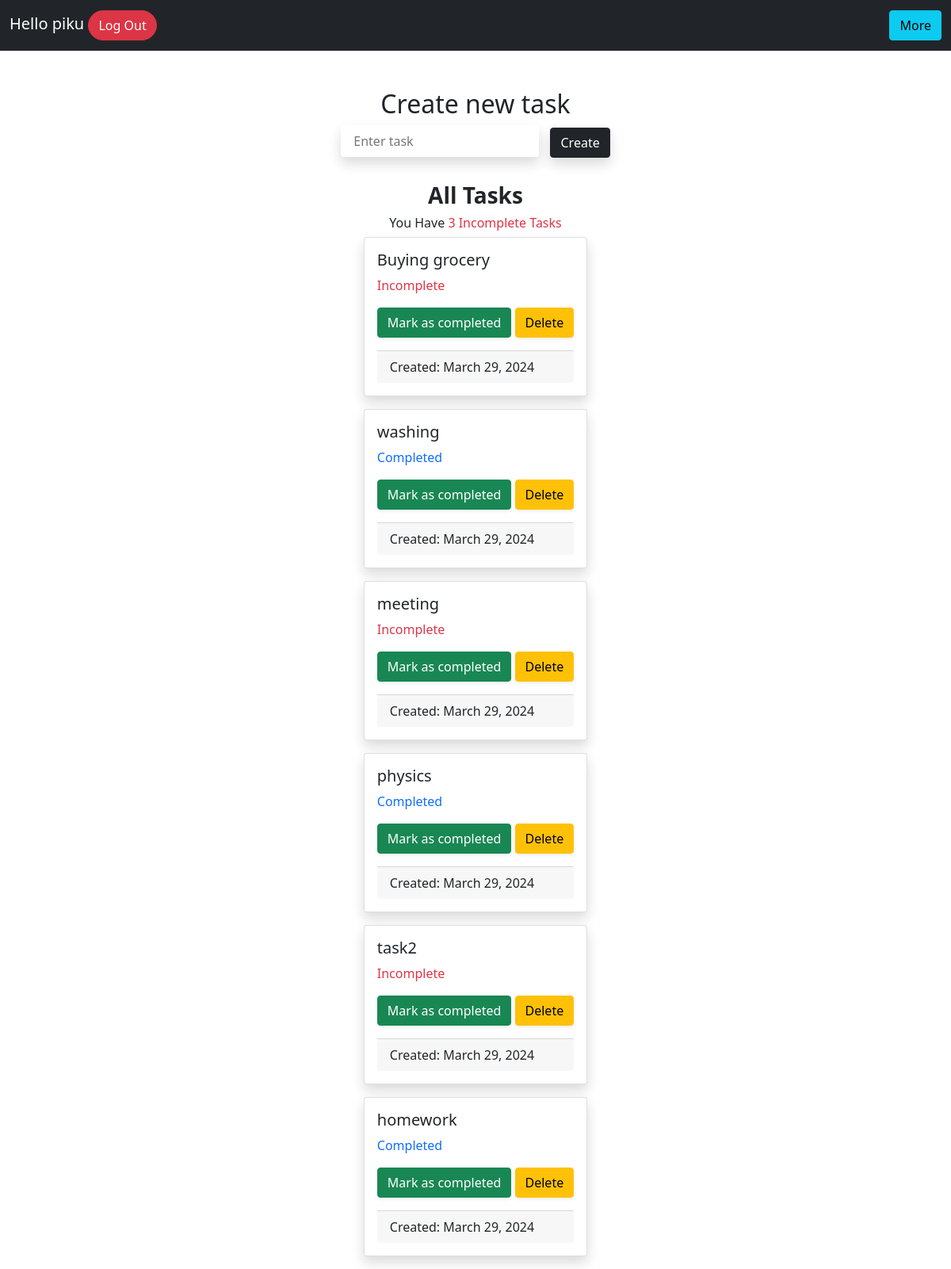
Page /2/ (signed in) on the committed database.
### todo_app/models.py (models this page shows, shortened)
class Tasklist(models.Model):
    username=models.ForeignKey(User, on_delete=models.CASCADE)
    title= models.CharField(max_length=200,null=False)
    status=models.CharField(max_length=10,default="Incomplete")
    created_on=models.DateField(auto_now_add=True)

### todo_app/views.py (the view)
# urls.py: path('<int:pk>/',views.home, name='home'),
def home(request,pk):
    user=account.objects.filter(pk__contains=pk)
    tasks= Tasklist.objects.filter(username=User.objects.get(pk=pk)).order_by('-id')
    pending=Tasklist.objects.filter(username=User.objects.get(pk=pk),status="Incomplete")
    ptasks=pending.count()
    context={
        'tasks':tasks,
        'ptasks':ptasks
    }
    return render(request,"index.html",context)

### templates/index.html (shortened to what this page needs)
<!DOCTYPE html>
<html>
    <head>
        <link href="https://cdn.jsdelivr.net/npm/bootstrap@5.0.2/dist/css/bootstrap.min.css" rel="stylesheet">
    </head>
    <body>
        {% include "navbar.html" %}
        {% include "createtask.html" %}
        <div class="d-flex justify-content-center flex-column align-items-center">
            <h3 class="fw-bold">All Tasks</h3>
            <h6>You Have <a href="{% url 'pending_tasks' user.pk %}" class="text-decoration-none text-danger"> {{ ptasks }} Incomplete Tasks</a></h6>
            <div>
                {% for task in tasks %}
                <div class="card mb-3 shadow" >
                    <div class="card-body">
                        <h5 class="card-title">{{task.title}}</h5>
                        {% if task.status == "Completed" %}
                            <p class="card-text text-primary">{{ task.status }}</p>
                        {% else %}
                            <p class="card-text text-danger">{{ task.status }}</p>
                        {% endif %}
                        <a href="{% url 'update' task.pk user.pk %}" class="btn btn-success shadow-sm" name="submit" value="">Mark as completed</a>
                        <a href="{% url 'delete_task' task.pk user.pk %}" class="btn btn-warning shadow-sm" name="submit" value="">Delete</a>
                        <div class="card-footer fs-6 mt-3">Created: {{ task.created_on }}</div>
                    </div>
                </div>
                {% endfor %}
            </div>
        </div>
    </body>
</html>

### templates/navbar.html (shortened to what this page needs)
<nav class="navbar navbar-dark bg-dark mb-5 d-flex">
    <div class="container-fluid d-flex">
      <div class="navbar-brand">Hello {{ user.username }}   <a href="/signout" class="btn btn-danger rounded-pill">Log Out</a></div>
        <div class="dropdown">
            <button class="btn btn-info">More</button>
          </div>
    </div>
</nav>

### templates/navbar.html (style rules this page uses)
.dropdown { position: relative; display: inline-block; }

### rows in the picture
Tasklist: title "Buying grocery", status "Incomplete", created_on "March 29, 2024"
Tasklist: title "washing", status "Completed", created_on "March 29, 2024"
Tasklist: title "meeting", status "Incomplete", created_on "March 29, 2024"
Tasklist: title "physics", status "Completed", created_on "March 29, 2024"
Tasklist: title "task2", status "Incomplete", created_on "March 29, 2024"
Tasklist: title "homework", status "Completed", created_on "March 29, 2024"

### other values in the picture
{{ user.username }} "piku"
{{ ptasks }} "3"
